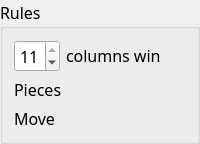
        <widget class="QGroupBox" name="groupBox_Rules">
         <property name="sizePolicy">
          <sizepolicy hsizetype="Preferred" vsizetype="Preferred">
           <horstretch>0</horstretch>
           <verstretch>0</verstretch>
          </sizepolicy>
         </property>
         <property name="font">
          <font>
           <family>Bahnschrift</family>
           <pointsize>12</pointsize>
          </font>
         </property>
         <property name="title">
          <string>Rules</string>
         </property>
         <layout class="QVBoxLayout" name="verticalLayout_4">
          <item>
           <layout class="QHBoxLayout" name="horizontalLayout_2">
            <property name="spacing">
             <number>6</number>
            </property>
            <item>
             <widget class="QSpinBox" name="spinBox_ColumnsToWin">
              <property name="sizePolicy">
               <sizepolicy hsizetype="Minimum" vsizetype="Fixed">
                <horstretch>0</horstretch>
                <verstretch>0</verstretch>
               </sizepolicy>
              </property>
              <property name="minimumSize">
               <size>
                <width>40</width>
                <height>0</height>
               </size>
              </property>
              <property name="alignment">
               <set>Qt::AlignCenter</set>
              </property>
              <property name="minimum">
               <number>1</number>
              </property>
              <property name="maximum">
               <number>11</number>
              </property>
              <property name="value">
               <number>11</number>
              </property>
             </widget>
            </item>
            <item>
             <widget class="QLabel" name="label_settings_3">
              <property name="sizePolicy">
               <sizepolicy hsizetype="Expanding" vsizetype="Preferred">
                <horstretch>0</horstretch>
                <verstretch>0</verstretch>
               </sizepolicy>
              </property>
              <property name="text">
               <string>&lt;html&gt;&lt;head/&gt;&lt;body&gt;&lt;p&gt;columns win&lt;/p&gt;&lt;/body&gt;&lt;/html&gt;</string>
              </property>
             </widget>
            </item>
           </layout>
          </item>
          <item>
           <layout class="QHBoxLayout" name="horizontalLayout_pieceBehavior">
            <item>
             <widget class="QLabel" name="label_PiecesBehavior">
              <property name="sizePolicy">
               <sizepolicy hsizetype="Preferred" vsizetype="Preferred">
                <horstretch>0</horstretch>
                <verstretch>0</verstretch>
               </sizepolicy>
              </property>
              <property name="text">
               <string>Pieces</string>
              </property>
             </widget>
            </item>
           </layout>
          </item>
          <item>
           <layout class="QHBoxLayout" name="horizontalLayout_moveRule">
            <item>
             <widget class="QLabel" name="label_moveRule">
              <property name="sizePolicy">
               <sizepolicy hsizetype="Preferred" vsizetype="Preferred">
                <horstretch>0</horstretch>
                <verstretch>0</verstretch>
               </sizepolicy>
              </property>
              <property name="text">
               <string>Move</string>
              </property>
             </widget>
            </item>
           </layout>
          </item>
         </layout>
        </widget>
